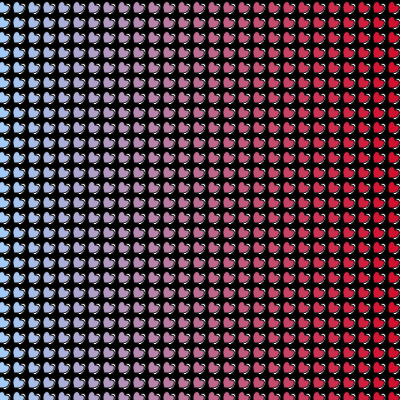
Frame 1 (no input)
Frame 60 (no input): identical to frame 1, image omitted
Frame 120 (the mouse pressed at the canvas centre since frame 60): identical to frame 1, image omitted

The p5.js sketch that drew this single still picture (run headless with seeded random() and noise() and a simulated clock; from frame 60 on, the mouse is pressed at the canvas centre):

// p5.js sketch
// ── sketch.js
function setup() {
    createCanvas(400, 400);
    background(0);
    

    var heartSize = 10;
    var padding = 5;
    var cols = floor(width / (heartSize + padding))+ 1;

    var startColor = color(164, 203, 245);
    var endColor = color(214, 9, 39);
    

    for(var i = 0; i < 1001; i++) {
       
        var x = (i% cols) * (heartSize + padding) + heartSize / 2;
        var y = floor(i / cols) * (heartSize + padding) + heartSize / 2;

        fill(255);
        stroke(11);
        drawHeart(x, y, heartSize);


        push();
        translate(x, y);
        rotate(PI / 5);
        fill(lerpColor(startColor, endColor, (i % cols) / cols));
        stroke(11);
        drawHeart(0, 0, heartSize);
        
        pop();

        }


    }

function drawHeart(x, y, size) {
    beginShape();
    vertex(x, y);
    bezierVertex(x - size / 2, y - size / 2, x - size, y + size / 3, x, y + size); 
    bezierVertex(x + size, y + size / 3, x + size / 2, y - size / 2, x, y);      
    endShape(CLOSE);
 }

function draw () {

    
}
